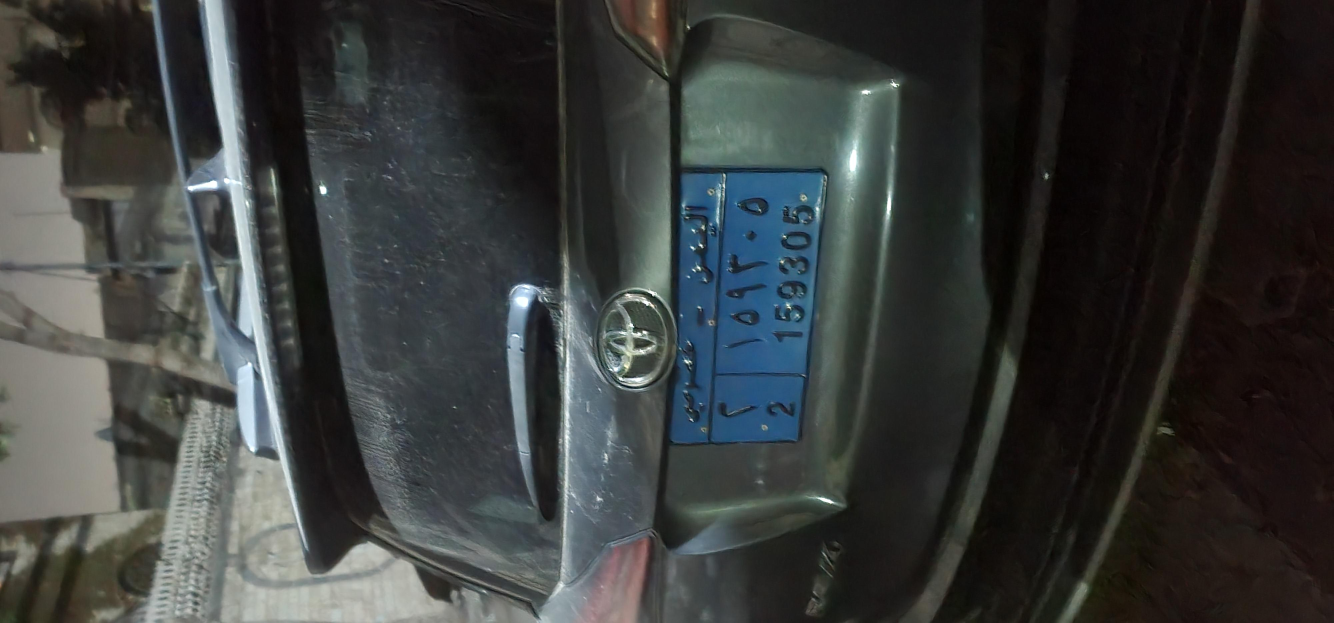
#> input picture src/data/plat number car yemen.v1i.yolov8/test/images/-_-_jpg.rf.885f99dc7269c40f65cae3ef374b7956.jpg, 4000 x 1868 px, found by its file name (shown at 1/3 size); its folder holds 4 pictures in this run
$ jupyter execute Car_Plate_Recognition_Project.ipynb
#> lines starting #> are read from the running program, lines starting #| are printed output that depends on the picture
# Car License Plate Detection and Recognition System

## Project Overview

This project implements an automated car license plate detection and recognition system using computer vision and deep learning techniques. The system is designed to detect license plates from vehicle images or video streams, extract the plate region, and recognize the characters for further processing.

### Team Members
- **Ahmed Al-Duais** - 202270176
- **Abulkareem Thiab** - 202270136
- **Ayman Mrwan** - 202270324

### Project Goals
1. Develop an accurate license plate detection system using YOLO
2. Implement OCR-based text recognition for Arabic and English characters
3. Create user-friendly GUI applications for real-time processing
4. Compare different model architectures and select the optimal one

### Technology Stack
- **Deep Learning**: YOLOv8 (Ultralytics)
- **OCR**: EasyOCR
- **GUI Framework**: PySide6 (Qt)
- **Computer Vision**: OpenCV
- **Data Processing**: NumPy, Pandas
- **Visualization**: Matplotlib, Seaborn

# Quick Start and GUI Guide

## Setup Instructions

- **Python**: 3.13.5+
- Install with UV (recommended):
```bash
pip install uv
uv sync
```
- Verify:
```bash
python -c "import ultralytics, easyocr, cv2; print('OK')"
```

### Model Setup
- Primary model: `src/models/yolov8s14/weights/best.pt`
- Component model: `src/models/yolov8s5/weights/best.pt`
- Base models: `yolo11n.pt`, `yolo11s.pt`, `yolov8n.pt`, `yolov8s.pt`

## GUI Applications

### 1) Advanced Qt GUI with Live Stream (recommended)
File: `GUIs/qt_with_live/main.py`
```bash
python GUIs/qt_with_live/main.py
```
- Dual tabs: Image Recognition + Live Stream
- Live Stream: enter URL (http/rtsp/rtmp/tcp), set confidence (0.1–0.9), Start/Stop
- Real‑time OCR (Arabic + English)

### 2) Simple Qt GUI (single image)
File: `GUIs/simple-gui-qt.py`
```bash
python GUIs/simple-gui-qt.py
```
- Upload image, detect, OCR with common Arabic fixes

### 3) Two‑Stage Recognition GUI
File: `yemen_plate_gui.py`
```bash
python yemen_plate_gui.py
```
- Stage 1: plate detection (yolov8s14)
- Stage 2: components (text/city/number via yolov8s5)
- Outputs city, Arabic text, number (with Arabic→English digits)

### 4) Enhanced Two‑Stage Recognition GUI (latest)
File: `yemen_plate_v2_gui.py`
```bash
python yemen_plate_v2_gui.py
```
- Enhanced Arabic OCR: CLAHE, bilateral filter, sharpening, morphology, multi‑approach OCR
- Fallback OCR on clean plate if classes fail
- Cleans Arabic text, extracts numbers (Arabic/English), converts digits

### 5) Simple Tkinter GUI
File: `GUIs/simple_gui_tiknter/simple_gui_tiknter.py`
```bash
python GUIs/simple_gui_tiknter/simple_gui_tiknter.py
```
- Lightweight upload + detect, status messages, auto model path

## Command Line Tools

- Live stream: `recognition-with-live-stream/live-stream.py`
```bash
python recognition-with-live-stream/live-stream.py
```
Edit `STREAM_URL` before running.

- Batch annotate images: `model_test.py`
```bash
python model_test.py
```

- Crop plates from images: `seperated-plates.py`
```bash
python seperated-plates.py
```

## Project Structure (high level)
```
src/
  data/ (primary + extended datasets)
  models/
    yolov8s14/ (plate detection)
    yolov8s5/  (component detection)
GUIs/
  qt_with_live/ (tabs + utils)
  simple_gui_tiknter/
runs/detect/ (training runs, e.g., yolov8n14)
```

## Additional Features
- Two‑stage pipeline (plates → components)
- Enhanced Arabic OCR + cleanup + digit conversion
- Utilities: `convert_to_yolo.py`, `seperated-plates.py`, `model_test.py`

[cell 1]
# Demo 1: Basic detection + OCR
import os
from pathlib import Path
import cv2
from ultralytics import YOLO
import easyocr

# Paths
primary_model = Path('src/models/yolov8s14/weights/best.pt')
example_dir = Path('src/data/plat number car yemen.v1i.yolov8/test/images')

if not primary_model.exists():
    print(f"Model not found: {primary_model}")
else:
    model = YOLO(str(primary_model))
    reader = easyocr.Reader(['en','ar'])

    if example_dir.exists():
        # pick first image as example
        try:
            img_path = next(p for p in example_dir.iterdir() if p.suffix.lower() in {'.jpg','.jpeg','.png'})
        except StopIteration:
            img_path = None
    else:
        img_path = None

    if img_path is None:
        print("No example images found.")
    else:
        img = cv2.imread(str(img_path))
        results = model(img)

        detections = []
        for r in results:
            if r.boxes is None:
                continue
            for box in r.boxes:
                x1, y1, x2, y2 = map(int, box.xyxy[0].cpu().numpy())
                conf = float(box.conf[0])
                detections.append(((x1,y1,x2,y2), conf))

        print(f"Detected {len(detections)} plate(s) in {img_path.name}")

        for i, (bbox, conf) in enumerate(detections, 1):
            x1,y1,x2,y2 = bbox
            crop = img[y1:y2, x1:x2]
            if crop.size == 0:
                continue
            ocr = reader.readtext(crop)
            text = " ".join([t[1] for t in ocr])
            # simple Arabic fix
            if 'خصوصي' in text or 'نقل' in text:
                text = 'خصوصي نقل اجرة'
            print(f"Plate {i}: conf={conf:.2f} text='{text}'")

[cell 2]
# Demo 2: Two-stage detection (plates → components) + enhanced OCR
import os
from pathlib import Path
import cv2
from ultralytics import YOLO
import easyocr
import numpy as np

def arabic_to_english_digits(text: str) -> str:
    return text.translate(str.maketrans("٠١٢٣٤٥٦٧٨٩", "0123456789"))

# [33 lines left out: functions preprocess_for_arabic_ocr, extract_text_multi, not called in this run]

# Paths
plate_model_path = Path('src/models/yolov8s14/weights/best.pt')
detail_model_path = Path('src/models/yolov8s5/weights/best.pt')
example_dir = Path('src/data/plat number car yemen.v1i.yolov8/test/images')

if not plate_model_path.exists() or not detail_model_path.exists():
    print("Required models not found.")
else:
    plate_model = YOLO(str(plate_model_path))
    detail_model = YOLO(str(detail_model_path))
    reader = easyocr.Reader(['en','ar'], gpu=False)

    if example_dir.exists():
        try:
            img_path = next(p for p in example_dir.iterdir() if p.suffix.lower() in {'.jpg','.jpeg','.png'})
        except StopIteration:
            img_path = None
    else:
        img_path = None

    if img_path is None:
        print("No example images found.")
    else:
        img = cv2.imread(str(img_path))
        all_results = []
        plate_results = plate_model(img)
        for r in plate_results:
            if r.boxes is None:
                continue
            for box in r.boxes:
                x1, y1, x2, y2 = map(int, box.xyxy[0].cpu().numpy())
                plate_crop = img[y1:y2, x1:x2]
                if plate_crop.size == 0:
                    continue
                city_val, arabic_text, arabic_number = "", "", ""
                details = detail_model(plate_crop, conf=0.1)
                for dr in details:
                    if dr.boxes is None:
                        continue
                    for dbox in dr.boxes:
                        dx1, dy1, dx2, dy2 = map(int, dbox.xyxy[0].cpu().numpy())
                        cls_id = int(dbox.cls[0].cpu().numpy())
                        label = dr.names[cls_id]
                        crop = plate_crop[dy1:dy2, dx1:dx2]
                        if crop.size == 0:
                            continue
                        ocr_best = extract_text_multi(crop, reader)
                        if ocr_best:
                            best = max(ocr_best, key=lambda x: x['confidence'])
                            text = best['text']
                            if label == 'city':
                                city_val = text
                            elif label == 'text':
                                if 'خصوصي' in text or 'نقل' in text:
                                    text = 'خصوصي نقل اجرة'
                                arabic_text = text
                            elif label == 'number':
                                arabic_number = text
                all_results.append({
                    'city': city_val,
                    'text': arabic_text,
                    'number_ar': arabic_number,
                    'number_en': arabic_to_english_digits(arabic_number) if arabic_number else ''
                })
        if all_results:
            print(all_results)
        else:
            print("No plates detected.")

[cell 3]
# Import necessary libraries
import os
import sys
import cv2
import numpy as np
import pandas as pd
import matplotlib.pyplot as plt
import seaborn as sns
from pathlib import Path
import warnings
warnings.filterwarnings('ignore')

# Set up plotting style
plt.style.use('seaborn-v0_8')
sns.set_palette("husl")

# Configure matplotlib for better plots
plt.rcParams['figure.figsize'] = (12, 8)
plt.rcParams['font.size'] = 12

print("Libraries imported successfully!")
print(f"OpenCV version: {cv2.__version__}")
print(f"NumPy version: {np.__version__}")
print(f"Pandas version: {pd.__version__}")

## 1. Dataset Analysis and Exploration

### Dataset Structure

Our project utilizes two main datasets for training and validation:

1. **Primary Dataset**: `plat number car yemen.v1i.yolov8`
   - Single class: "private"
   - 80 training images, 16 validation images, 8 test images
   - Focus on private vehicle license plates

2. **Extended Dataset**: `yemen-plate`
   - Three classes: "city", "number", "text"
   - 52 training images, 52 validation images, 52 test images
   - More detailed annotation for different plate components

Let's explore the dataset structure and characteristics.

[cell 4]
# Dataset exploration
def explore_dataset(dataset_path, dataset_name):
    """Explore dataset structure and provide statistics"""
    print(f"\n=== {dataset_name} Dataset Analysis ===")

    # Check if dataset exists
    if not os.path.exists(dataset_path):
        print(f"Dataset not found at: {dataset_path}")
        return

    # Count images in each split
    splits = ['train', 'valid', 'test']
    total_images = 0

    for split in splits:
        split_path = os.path.join(dataset_path, split, 'images')
        if os.path.exists(split_path):
            image_count = len([f for f in os.listdir(split_path) if f.lower().endswith(('.jpg', '.jpeg', '.png'))])
            print(f"{split.capitalize()} images: {image_count}")
            total_images += image_count
        else:
            print(f"{split.capitalize()} images: 0 (directory not found)")

    print(f"Total images: {total_images}")

    # Check for labels
    for split in splits:
        label_path = os.path.join(dataset_path, split, 'labels')
        if os.path.exists(label_path):
            label_count = len([f for f in os.listdir(label_path) if f.endswith('.txt')])
            print(f"{split.capitalize()} labels: {label_count}")

    # Read data.yaml if exists
    yaml_path = os.path.join(dataset_path, 'data.yaml')
    if os.path.exists(yaml_path):
        print(f"\nDataset configuration found: {yaml_path}")
        with open(yaml_path, 'r') as f:
            print(f.read())

# Explore both datasets
datasets = {
    "Primary Dataset": "src/data/plat number car yemen.v1i.yolov8",
    "Extended Dataset": "src/data/yemen-plate"
}

for name, path in datasets.items():
    explore_dataset(path, name)

[cell 5]
# Visualize sample images from the dataset
def visualize_sample_images(dataset_path, dataset_name, num_samples=4):
    """Display sample images from the dataset"""
#> called with dataset_name = 'Primary Dataset', num_samples = 4
    print(f"\n=== Sample Images from {dataset_name} ===")

    # Get sample images from training set
    train_images_path = os.path.join(dataset_path, 'train', 'images')
    if not os.path.exists(train_images_path):
        print(f"Training images not found at: {train_images_path}")
        return

    image_files = [f for f in os.listdir(train_images_path) if f.lower().endswith(('.jpg', '.jpeg', '.png'))]

    if len(image_files) == 0:
        print("No images found in training directory")
        return

    # Select random samples
    import random
    sample_files = random.sample(image_files, min(num_samples, len(image_files)))

    # Create subplot
    fig, axes = plt.subplots(2, 2, figsize=(15, 10))
    axes = axes.ravel()

    for i, filename in enumerate(sample_files):
        if i >= 4:
            break

        img_path = os.path.join(train_images_path, filename)
        img = cv2.imread(img_path)
#> img is the input picture: shape (1868, 4000, 3); mean B, G, R 58.6, 59.6, 56.8
        img_rgb = cv2.cvtColor(img, cv2.COLOR_BGR2RGB)

        axes[i].imshow(img_rgb)
        axes[i].set_title(f"Sample {i+1}: {filename[:30]}...")
        axes[i].axis('off')

    # Hide unused subplots
    for i in range(len(sample_files), 4):
        axes[i].axis('off')
#> this loop made 0 passes

    plt.tight_layout()
    plt.show()
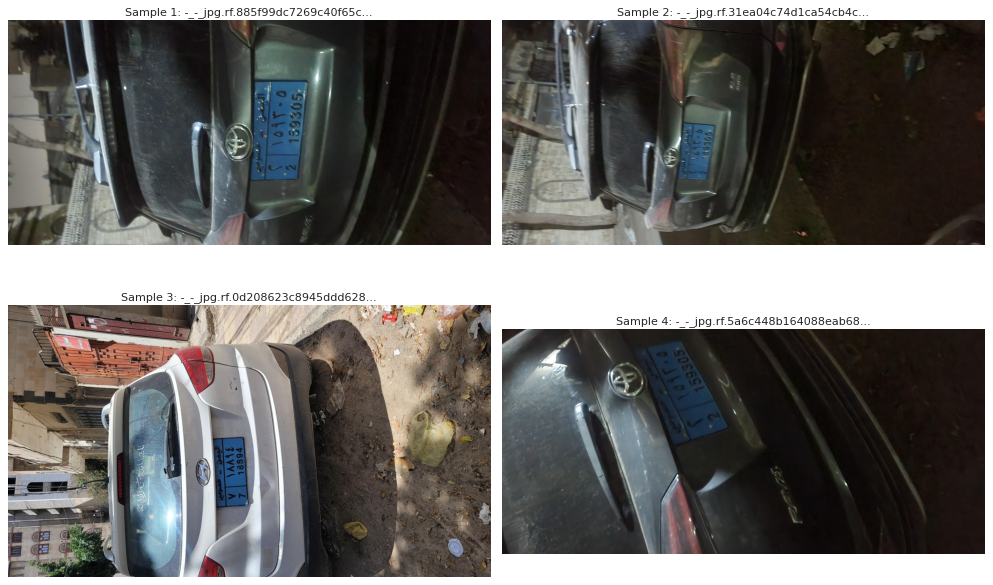
#> figure drawn by matplotlib, 4 panels

# Visualize samples from both datasets
for name, path in datasets.items():
    visualize_sample_images(path, name)
